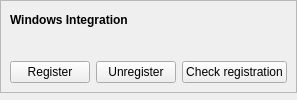
<?xml version="1.0" encoding="UTF-8"?>
<ui version="4.0">
 <class>RegistryPage</class>
 <widget class="QWidget" name="RegistryPage">
  <layout class="QVBoxLayout" name="main_layout">
   <property name="leftMargin">
    <number>0</number>
   </property>
   <property name="topMargin">
    <number>0</number>
   </property>
   <property name="rightMargin">
    <number>0</number>
   </property>
   <property name="bottomMargin">
    <number>0</number>
   </property>
   <item>
    <widget class="QFrame" name="registration_frame">
     <property name="frameShape">
      <enum>QFrame::Shape::StyledPanel</enum>
     </property>
     <property name="frameShadow">
      <enum>QFrame::Shadow::Raised</enum>
     </property>
     <layout class="QVBoxLayout" name="registration_frame_layout">
      <item>
       <widget class="QLabel" name="registration_frame_label">
        <property name="font">
         <font>
          <bold>true</bold>
         </font>
        </property>
        <property name="text">
         <string>Windows Integration</string>
        </property>
       </widget>
      </item>
      <item>
       <widget class="QLabel" name="status_label">
        <property name="wordWrap">
         <bool>true</bool>
        </property>
       </widget>
      </item>
      <item>
       <layout class="QHBoxLayout" name="buttons_layout">
        <item>
         <widget class="QPushButton" name="register_button">
          <property name="text">
           <string>Register</string>
          </property>
          <property name="toolTip">
           <string>Register the .rehu file association and folder/archive context menus</string>
          </property>
         </widget>
        </item>
        <item>
         <widget class="QPushButton" name="unregister_button">
          <property name="text">
           <string>Unregister</string>
          </property>
          <property name="toolTip">
           <string>Remove the .rehu file association and folder/archive context menus</string>
          </property>
         </widget>
        </item>
        <item>
         <widget class="QPushButton" name="check_button">
          <property name="text">
           <string>Check registration</string>
          </property>
          <property name="toolTip">
           <string>Verify the expected registry entries are present</string>
          </property>
         </widget>
        </item>
       </layout>
      </item>
     </layout>
    </widget>
   </item>
   <item>
    <spacer name="bottom_spacer">
     <property name="orientation">
      <enum>Qt::Orientation::Vertical</enum>
     </property>
    </spacer>
   </item>
  </layout>
 </widget>
 <resources/>
 <connections/>
</ui>
